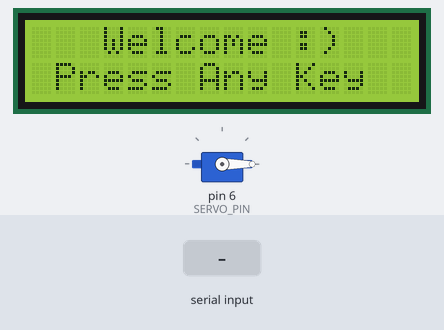
The sketch below on a simulated Arduino Uno, built with avr-gcc and run on an emulated ATmega328P. On the bench: 16×2 character LCD, servo. The test bench sets the inputs (shaded band).

Above: at 1.2 s.
1.3 s: "*" received over Serial
At 2.5 s:
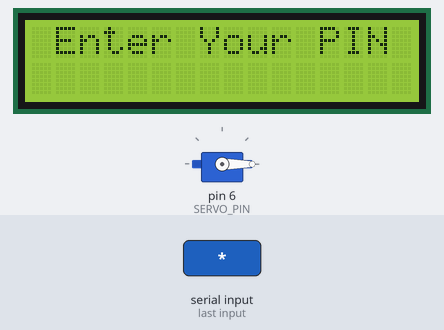
2.8 s: "1" received over Serial
At 3.5 s:
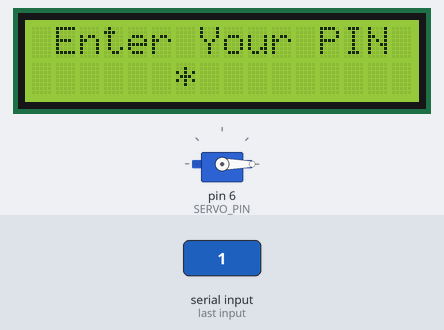
4.3 s: "0" received over Serial
At 4.6 s:
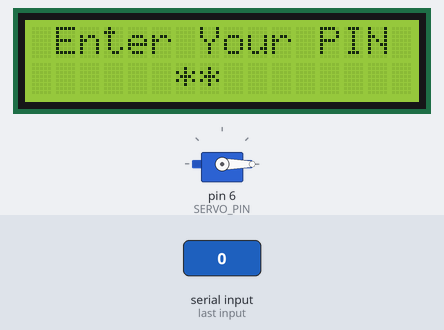
5.8 s: "2" received over Serial
At 7.0 s:
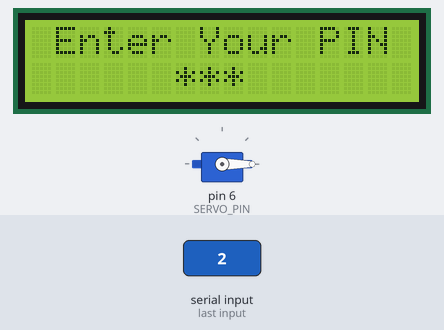
7.3 s: "1" received over Serial
At 8.3 s:
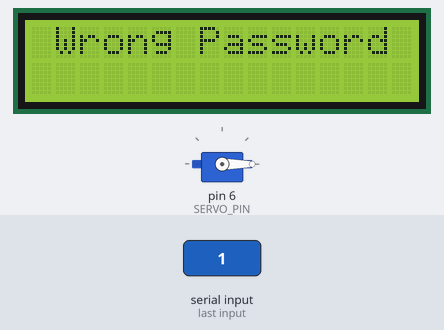
10.3 s: "#" received over Serial
At 11.8 s:
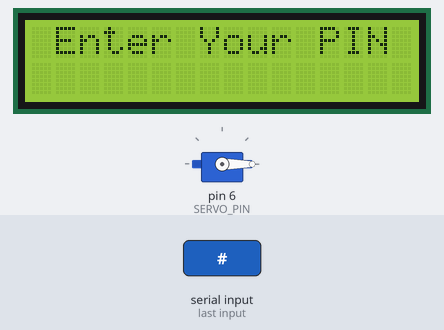
Timing chart, 0 to 12.8 s (numbered marks = the images above; inputs shaded):
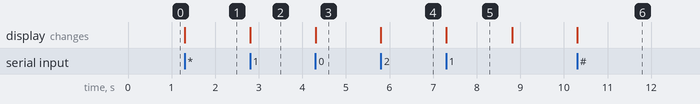

Measured:
- after the input at 1.3 s, the display: changes at once (image 1)
- after the input at 2.8 s, the display: changes at once (image 2)
- after the input at 4.3 s, the display: changes at once (image 3)
- after the input at 5.8 s, the display: changes at once (image 4)
- after the input at 7.3 s, the display: changes at once (image 5)
- after the input at 10.3 s, the display: changes at once (image 6)
- what the display in image 5 shows lasts 1.5 s, from 7.3 s to 8.8 s

The sketch:

Arduino_Uno_LCD.ino
```cpp
// Arduino #2 - Main controller
// Receives key presses from the keypad Arduino over Serial (RX),
// checks the PIN, shows status on the LCD and drives the servo lock.
//
// Controls:
//   - Any key on the welcome screen  -> start entering the PIN
//   - 0-9                            -> PIN digit
//   - '*' while entering the PIN     -> clear what was typed
//   - '*' or '#' while unlocked      -> lock the safe again

// Libraries
#include <LiquidCrystal.h>
#include <Servo.h>

// LCD configuration: RS, E, D4, D5, D6, D7
LiquidCrystal lcd(12, 11, 5, 4, 3, 2);

// Servo configuration
Servo myServo;
const int SERVO_PIN = 6;
const int LOCKED_ANGLE = 0;
const int UNLOCKED_ANGLE = 90;

// PIN configuration
const String PASS = "2468";
const byte PIN_LENGTH = 4;

// Wrong-PIN protection
const byte MAX_ATTEMPTS = 3;
const unsigned long LOCKOUT_MS = 10000;   // 10 seconds
const unsigned long MESSAGE_MS = 1500;    // how long short messages stay on screen

// System states
enum State { WELCOME, ENTER_PIN, UNLOCKED };
State state = WELCOME;

String inputPass = "";
byte wrongAttempts = 0;

// ---------- Helpers ----------

// Read one character from Serial. Returns 0 if nothing has arrived yet.
char readKey() {
  if (Serial.available() > 0) {
    return (char)Serial.read();
  }
  return 0;
}

void showMessage(const char *line1, const char *line2) {
  lcd.clear();
  lcd.setCursor((16 - strlen(line1)) / 2, 0);  // center the text
  lcd.print(line1);
  lcd.setCursor((16 - strlen(line2)) / 2, 1);
  lcd.print(line2);
}

void showWelcome() {
  showMessage("Welcome :)", "Press Any Key");
  state = WELCOME;
}

void showEnterPin() {
  inputPass = "";
  showMessage("Enter Your PIN", "");
  lcd.setCursor(6, 1);
  state = ENTER_PIN;
}

void moveServo(int from, int to) {
  int step = (to > from) ? 1 : -1;
  for (int pos = from; pos != to + step; pos += step) {
    myServo.write(pos);
    delay(10);
  }
}

// Throw away keys pressed while a message was on screen
void flushSerial() {
  while (Serial.available() > 0) {
    Serial.read();
  }
}

// ---------- Main program ----------

void setup() {
  Serial.begin(9600);
  lcd.begin(16, 2);
  myServo.attach(SERVO_PIN);
  myServo.write(LOCKED_ANGLE);  // make sure the safe starts locked
  showWelcome();
}

void loop() {
  char key = readKey();
  if (key == 0) {
    return;  // nothing pressed yet
  }

  switch (state) {

    case WELCOME:
      // Any key starts the PIN entry
      showEnterPin();
      break;

    case ENTER_PIN:
      if (key == '*') {
        // Clear what was typed so far
        showEnterPin();
      }
      else if (key >= '0' && key <= '9') {
        inputPass += key;
        lcd.print('*');

        if (inputPass.length() == PIN_LENGTH) {
          if (inputPass == PASS) {
            // Correct PIN -> open the lock
            wrongAttempts = 0;
            showMessage("Unlocked", "*/# to lock");
            moveServo(LOCKED_ANGLE, UNLOCKED_ANGLE);
            state = UNLOCKED;
          }
          else {
            // Wrong PIN
            wrongAttempts++;
            if (wrongAttempts >= MAX_ATTEMPTS) {
              showMessage("Too many tries", "Wait 10 sec");
              delay(LOCKOUT_MS);
              wrongAttempts = 0;
            }
            else {
              showMessage("Wrong Password", "");
              delay(MESSAGE_MS);
            }
            flushSerial();
            showWelcome();
          }
        }
      }
      // '#' is ignored while entering the PIN
      break;

    case UNLOCKED:
      if (key == '*' || key == '#') {
        // Lock the safe again
        moveServo(UNLOCKED_ANGLE, LOCKED_ANGLE);
        showMessage("Locked", "");
        delay(MESSAGE_MS);
        flushSerial();
        showWelcome();
      }
      break;
  }
}
```
